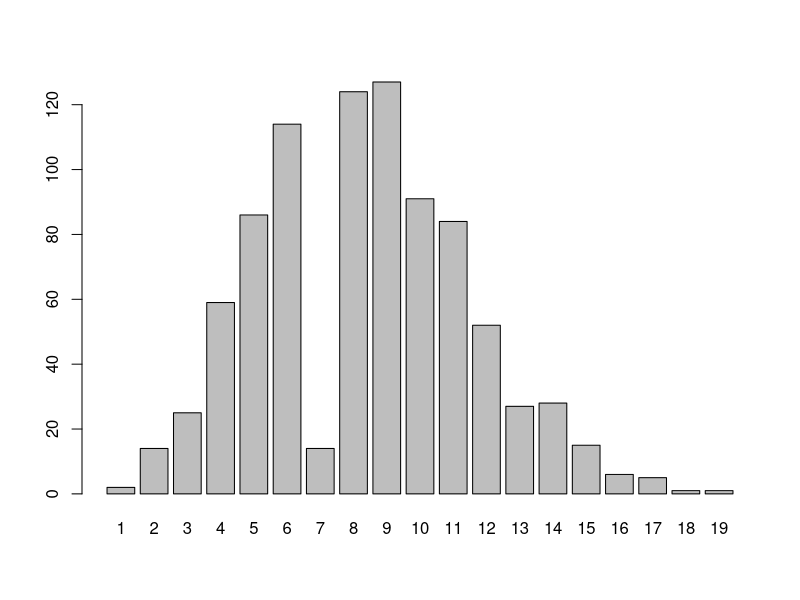
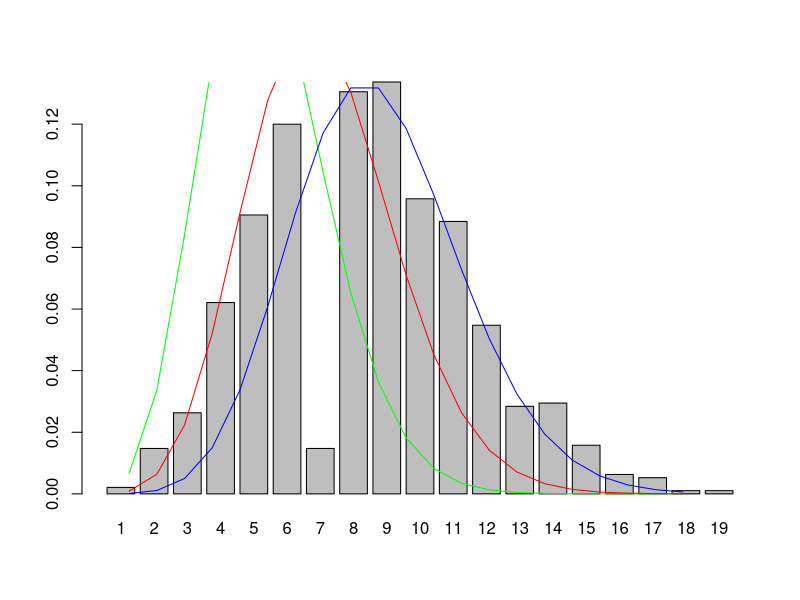
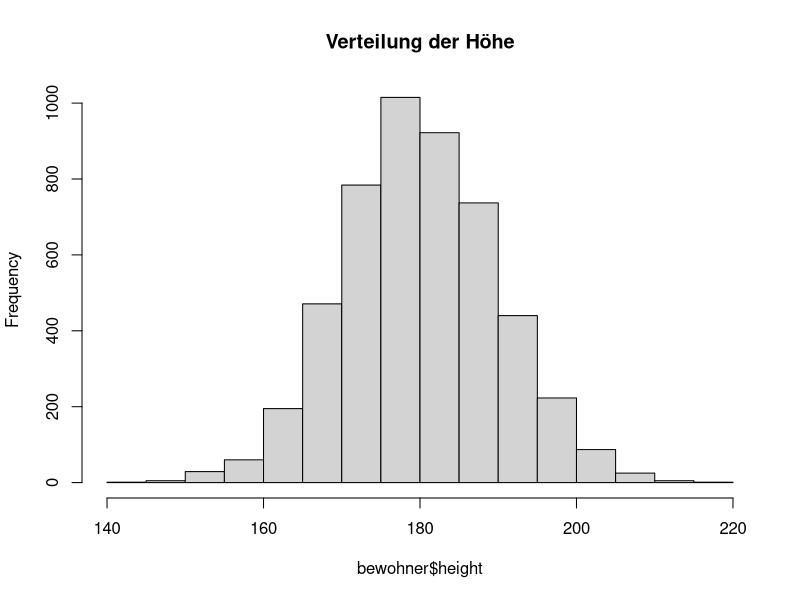
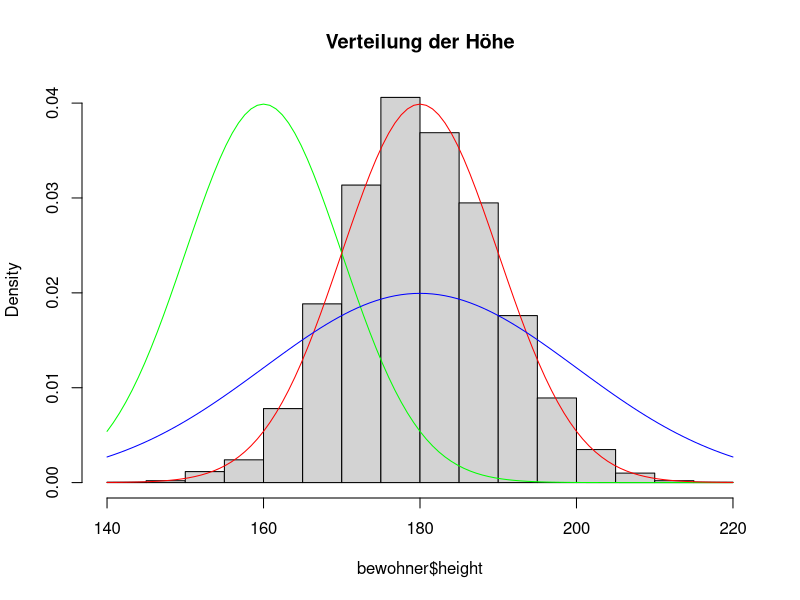

Reproduce these figures in R, in order.
# read data
setwd("~/Desktop/uni/Mathe3/uebung4")

# Lade daten von ulf, plotte sie als Bar Plot
ulf <- read.csv("ulfs_cafe.csv", header=TRUE, sep=",")
barplot(ulf$occurence, names.arg = ulf$student_count)
# plotte Poisson Verteilungen mit verschiedenen Paramtern
# 1200 ist beliebig gewählter Skalierungsfaktor, um den Bar
#  plot visuell auf "Höhe" der Poisson Verteilungen zu bringen
barplot(ulf$occurence / 950, names.arg = ulf$student_count) 
# add the poisson distribution with lambda = 5 to the plot
lines(dpois(0:20,lambda = 5), col = "green")
lines(dpois(0:20,lambda = 7), col = "red")
lines(dpois(0:20,lambda = 9), col = "blue")

# bewohner
bewohner <- read.csv("bewohner_grossdorf.csv", header = TRUE, sep = ",")
hist(bewohner$height, breaks = 20, main = "Verteilung der Höhe")

# Plotte verschiedene Normalverteilungen (Aufgabe 4.4c)
# freq=FALSE weil wir es normiert haben wollen auf Höhe der Dichtefunktion
hist(bewohner$height, breaks = 20, main = "Verteilung der Höhe", freq = FALSE)
curve(dnorm(x,160,10), add = TRUE, col = "green")
curve(dnorm(x,180,10), add = TRUE, col = "red")
curve(dnorm(x,180,20), add = TRUE, col = "blue")
